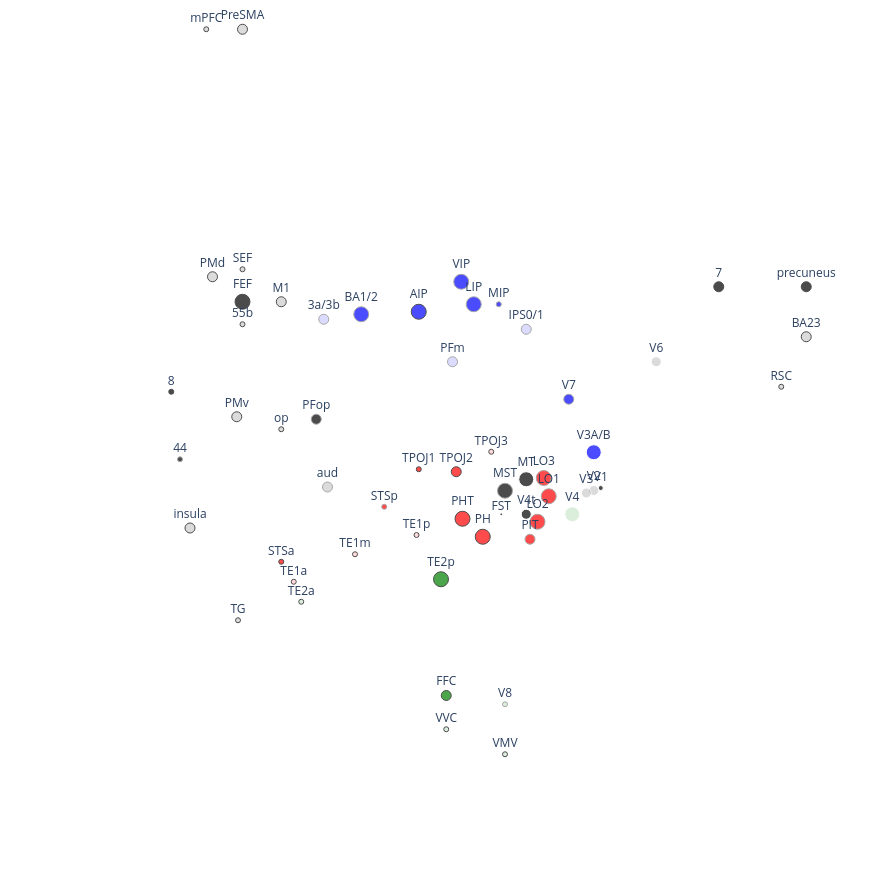

The notebook cell this image was saved under:
### Code cell
#def plotConnectivity(datapath, species, roi="FST", roicoarse=0, displaybrain=1, rotateon=0, medial=0, subcortical=0):

nodesOnly=1
roi="FST"
roicoarse=0
displaybrain=0
rotateon=1
medial=1
subcortical=1
    
# load image regardless because it is the basis of the coordinate system, which differs between species
if medial==1:
    imgpath = os.path.join(datapath, species, "surface_snapshots", "veryinflated_montage_nolabels_subcort.tif")
    if species=="macaque":
        shiftFactorX = 2
        shiftFactorY = 0.75
    else:
        shiftFactorX = 1.8    # these can be adjusted to shift
        shiftFactorY = 0.85
else:
    imgpath = os.path.join(datapath, species, "surface_snapshots", "veryinflated_lat_white.tif")
    # original macaque measures used figwidth/height of 900x600 instead of int(1125/2) x int(663/2).
    # to get medial==0 for macaque to recover back to normal, scale all values to account for this.
    shiftFactorX = 1
    shiftFactorY = 1

img = Image.open(imgpath)
[figheight, figwidth, nch] = np.shape(img)
figheight = int(figheight/2)
figwidth = int(figwidth/2)

#print(figwidth)
#print(figheight)

nodes_df = pd.read_csv(os.path.join(species,"selectnodes.csv"))
edges_df = pd.read_csv(os.path.join(species,"edges.csv"))

# --- Extract node info ----
ydim = int(np.floor(np.shape(img)[0]/2*shiftFactorY))
xdim = int(np.floor(np.shape(img)[1]/2*shiftFactorX))

node_x = [(x - xdim) for x in nodes_df['x'].tolist()]
node_y = [(y - ydim) * -1 for y in nodes_df['y'].tolist()]

node_labels = nodes_df['label'].tolist()
node_colors = nodes_df['color'].tolist()
node_comments = nodes_df[f'{roi}comments'].tolist()
node_sizes  = [s * 3 for s in nodes_df['size'].tolist()]

# quick id -> index lookup
id_to_idx = {idv: i for i, idv in enumerate(nodes_df['id'].tolist())}
id_to_idx

# start with default alpha for every node
node_alpha = {idv: 1 for idv in nodes_df['id'].tolist()}
node_size = {idv: 1 for idv in nodes_df['id'].tolist()}
node_edgecolor = {idv: "black" for idv in nodes_df['id'].tolist()}

edge_traces = []

for _, row in edges_df.iterrows():
    src = row['source']
    tgt = row['targetid']

    # make uncertain nodes semi-transparent
    alpha_val = 0.2 if row[edgedashed] != "certain" else 1
    node_alpha[tgt] = alpha_val

    # in case needed (if lines are plotted)
    dash_style = edge_line.get(row[edgedashed], "solid")

    # weight
    weightPick = row[edgeweight]
    if isinstance(weightPick, (int, float)): # number of studies
        node_size[tgt] = 10 * weightPick/2
        if weightPick > 1:
            edgeIdx = "multiple"
        else:
            edgeIdx = "one"
    elif isinstance(weightPick, str): # weight of connection: strong, weak, etc.
        edgeIdx = weightPick.lower()
        node_size[tgt] = edge_weight.get(edgeIdx) # in case I need node
    # this w is for the lines    
    w = edge_weight.get(edgeIdx) # determined weights at the start of the script
    
    # color (TO DO: make this dynamic using dictionary)
    colorPick = row[edgecolor]
    edge_color_val = edge_color.get(colorPick, "grey")
    node_edgecolor[tgt] = edge_color_val
    
    i0 = id_to_idx[src]
    i1 = id_to_idx[tgt]

    x0, y0 = node_x[i0], node_y[i0]
    x1, y1 = node_x[i1], node_y[i1]

    if not nodesOnly:
        edge_traces.append(
            go.Scatter(
                x=[x0, x1],
                y=[y0, y1],
                mode="lines",
                hovertext='testing', #f"Connection: {src} → {tgt}<br>",
                hoverinfo="text",
                line=dict(color=edge_color_val, width=w*3, dash=dash_style), #color="#777"
            )
    )

alphavals = [node_alpha[idv] for idv in nodes_df['id'].tolist()]

# try making semi-transparent
def to_rgba(color, alpha=0.5):
    color = color.strip()  # remove spaces
    r, g, b = mcolors.to_rgb(color)
    return f'rgba({int(r*255)}, {int(g*255)}, {int(b*255)}, {alpha})'

if len(node_colors) != len(alphavals):
    warning("Node colors and alpha vals are not the same length. This indicates a potential issue.")

node_colors_alpha = [
    to_rgba(c, alpha=a)
    for c, a in zip(node_colors, alphavals)
]

node_size_list = [
    node_size[idv] for idv in nodes_df['id'].tolist()
]

node_edgecolor_list = [
    node_edgecolor[idv] for idv in nodes_df['id'].tolist()
]


# -------- Plot nodes --------
node_trace = go.Scatter(
    x=node_x,
    y=node_y,
    mode='markers+text',
    text=node_labels,
    textposition="top center",
    hovertext=node_comments, #f"Connection: {src} → {tgt}<br>",
    hoverinfo="text",
    marker=dict(
        color=node_colors_alpha, # node_colors?
        size=node_size_list, #node_sizes,
        line_width=1,
        line_color=node_edgecolor_list #"black"
    )
)

fig = go.Figure(
    data=edge_traces + [node_trace],
    layout=go.Layout(
        width=figwidth,
        height=figheight,
        title=f"{species} {roi} Connections",
        showlegend=False,
        hovermode='closest',
        margin=dict(b=0, l=0, r=0, t=0),
        #margin=dict(b=20, l=20, r=20, t=40),
        xaxis=dict(showgrid=False, zeroline=False, showticklabels=False),
        yaxis=dict(showgrid=False, zeroline=False, showticklabels=False)
    )
)

if displaybrain==1:
    fig.add_layout_image(dict(
        source=img, x=0, y=1, sizex=1, sizey=1,
        xref="paper", yref="paper", sizing="contain", layer="below"
    ))

fig.update_layout(plot_bgcolor="black")

if medial==1:
    #if species=="macaque":
    fig.update_xaxes(scaleanchor="y", scaleratio=1, range=[-50, 50])
    fig.update_yaxes(range=[-1*(figheight*2), figheight*2])
    # else:
    #     fig.update_xaxes(scaleanchor="y", scaleratio=1, range=[-100, 100])
    #     fig.update_yaxes(range=[-1*(figheight*2), figheight*2])
else:   # added this when making human
    fig.update_xaxes(scaleanchor="x", scaleratio=1, range=[-1*(figwidth), figwidth])
    fig.update_yaxes(range=[-1*(figheight), figheight])
    

fig.update_layout(
    plot_bgcolor="white",   # area inside axes
    paper_bgcolor="white"   # entire figure background
)

fig.show()

filename = f"{species}_{roi}_displaybrain{displaybrain}.pdf"
fullpath = os.path.join(datapath, filename)

fig.write_image(fullpath)

### Figure 1 — Plotly figure (JSON) as saved in the notebook; plotly's stock layout.template omitted (floating-point values rounded to 4 significant figures)
{"data": [{"hoverinfo": "text", "hovertext": ["Rua25", "Rol23 Rua25 Bak18", "Rol23 Rua25 Bak18", "Rol23 Bak18 Rua25", "Rol23 Bak18", "Rol23 Bak18 Rua25", "Rol23 Bak18", "Rol23 Bak18", "Rol23 Bak18", "nan", "Rol23 Bak18", "Rol23 Bak18", "Rol23 Bak18", "Rol23 Bak18", "Rol23 Bak18", "Rol23 Bak18", "Rol23 Bak18", "Rol23 Bak18", "Rol23 Bak18", "Rol23 Bak18", "Rua25", "Rol23 Rua25", "Bak18 Rol23 Rua25", "Rol23 Rua25", "Rua25", "Rol23 Rua25", "Rol23 Rua25", "Rol23 Rua25", "Rol23 Bak18 Rua25", "Rol23 Bak18 Rua25", "Rol23", "Rol23 Bak18", "Rol23 Bak18", "Rol23 Bak18 Rua25", "Rol23 Bak18", "Rol23 Bak18", "Rol23 Bak18", "Rol23 Bak18 Rua25", "Rol23 Bak18 Rua25", "Rol23 Bak18 Rua25", "Rol23", "Rol23 Bak18 Rua25", "Rol23 Bak18 Rua25", "Rol23 Bak18 Rua25", "Rol23 Rua25", "Rol23 Bak18 Rua25", "Rol23 Bak18", "Rol23 Bak18 Rua25", "Rol23 Bak18 Rua25", "Rua25", "Rua25", "Rol23 Bak18 Rua25", "Rol23 Bak18", "Rol23 Bak18 Rua25", "Rol23 Bak18", "Rol23 Rua25", "Rol23 Bak18", "Rol23 Bak18 Rua25"], "marker": {"color": ["rgba(0, 0, 0, 1)", "rgba(0, 0, 0, 0.2)", "rgba(0, 0, 0, 0.2)", "rgba(0, 0, 255, 1)", "rgba(0, 0, 255, 1)", "rgba(0, 128, 0, 0.2)", "rgba(0, 0, 0, 1)", "rgba(0, 0, 0, 1)", "rgba(0, 0, 0, 1)", "rgba(0, 0, 0, 1)", "rgba(255, 0, 0, 1)", "rgba(255, 0, 0, 1)", "rgba(255, 0, 0, 1)", "rgba(255, 0, 0, 1)", "rgba(0, 128, 0, 0.2)", "rgba(0, 128, 0, 0.2)", "rgba(0, 128, 0, 0.2)", "rgba(255, 0, 0, 1)", "rgba(255, 0, 0, 1)", "rgba(0, 128, 0, 1)", "rgba(255, 0, 0, 1)", "rgba(255, 0, 0, 0.2)", "rgba(0, 128, 0, 1)", "rgba(255, 0, 0, 0.2)", "rgba(255, 0, 0, 1)", "rgba(255, 0, 0, 0.2)", "rgba(0, 128, 0, 0.2)", "rgba(0, 0, 0, 0.2)", "rgba(0, 0, 0, 0.2)", "rgba(0, 0, 0, 0.2)", "rgba(255, 0, 0, 1)", "rgba(255, 0, 0, 1)", "rgba(255, 0, 0, 0.2)", "rgba(0, 0, 255, 0.2)", "rgba(0, 0, 0, 1)", "rgba(0, 0, 0, 0.2)", "rgba(0, 0, 255, 0.2)", "rgba(0, 0, 255, 1)", "rgba(0, 0, 255, 1)", "rgba(0, 0, 255, 1)", "rgba(0, 0, 255, 1)", "rgba(0, 0, 255, 1)", "rgba(0, 0, 255, 0.2)", "rgba(0, 0, 0, 0.2)", "rgba(0, 0, 0, 0.2)", "rgba(0, 0, 0, 1)", "rgba(0, 0, 0, 0.2)", "rgba(0, 0, 0, 0.2)", "rgba(0, 0, 0, 0.2)", "rgba(0, 0, 0, 1)", "rgba(0, 0, 0, 1)", "rgba(0, 0, 0, 0.2)", "rgba(0, 0, 0, 1)", "rgba(0, 0, 0, 0.2)", "rgba(0, 0, 0, 1)", "rgba(0, 0, 0, 0.2)", "rgba(0, 0, 0, 0.2)", "rgba(0, 0, 0, 0.2)"], "line": {"color": ["white", "white", "white", "white", "grey", "white", "white", "white", "grey", "black", "grey", "grey", "grey", "grey", "grey", "black", "black", "black", "black", "black", "grey", "black", "black", "black", "black", "black", "black", "black", "black", "grey", "black", "black", "black", "grey", "grey", "black", "grey", "grey", "black", "grey", "grey", "grey", "grey", "black", "black", "black", "black", "black", "black", "grey", "black", "white", "black", "black", "black", "black", "black", "black"], "width": 1}, "size": [5, 10, 10, 15, 10, 15, 10, 15, 15, 1, 15, 15, 15, 10, 5, 5, 5, 15, 15, 10, 5, 5, 15, 5, 5, 5, 5, 5, 10, 10, 5, 10, 5, 10, 10, 5, 10, 15, 15, 15, 5, 15, 10, 10, 5, 15, 5, 10, 10, 5, 5, 10, 10, 10, 10, 5, 5, 10]}, "mode": "markers+text", "text": ["V1", "V2", "V3", "V3A/B", "V7", "V4", "V4t", "MT", "MST", "FST", "LO1", "LO2", "LO3", "PIT", "V8", "VMV", "VVC", "PH", "PHT", "FFC", "STSp", "TE1p", "TE2p", "TE1m", "STSa", "TE1a", "TE2a", "TG", "insula", "aud", "TPOJ1", "TPOJ2", "TPOJ3", "PFm", "PFop", "op", "IPS0/1", "LIP", "AIP", "VIP", "MIP", "BA1/2", "3a/3b", "M1", "55b", "FEF", "SEF", "PMd", "PMv", "44", "8", "V6", "7", "BA23", "precuneus", "RSC", "mPFC", "PreSMA"], "textposition": "top center", "type": "scatter", "x": [649, 621, 591, 621, 521, 535, 351, 351, 266, 251, 441, 396, 421, 366, 266, 266, 31, 177, 96, 31, -217, -88, 10, -334, -629, -579, -549, -802, -994, -444, -79, 71, 211, 56, -489, -629, 351, 141, -79, 91, 241, -309, -459, -629, -784, -784, -784, -904, -807, -1034, -1069, 871, 1121, 1471, 1471, 1371, -929, -784], "y": [-184, -194, -204, -41, 171, -289, -289, -149, -195, -289, -217, -319, -144, -389, -1049, -1249, -1149, -379, -307, -1014, -259, -372, -549, -449, -479, -559, -639, -713, -344, -180, -109, -119, -39, 321, 91, 51, 451, 551, 521, 641, 551, 511, 491, 561, 471, 561, 691, 661, 101, -69, 201, 321, 621, 421, 621, 221, 1651, 1651]}], "layout": {"height": 884, "hovermode": "closest", "margin": {"b": 0, "l": 0, "r": 0, "t": 0}, "paper_bgcolor": "white", "plot_bgcolor": "white", "showlegend": false, "title": {"text": "human FST Connections"}, "width": 877, "xaxis": {"range": [-50, 50], "scaleanchor": "y", "scaleratio": 1, "showgrid": false, "showticklabels": false, "zeroline": false}, "yaxis": {"range": [-1768, 1768], "showgrid": false, "showticklabels": false, "zeroline": false}}}
